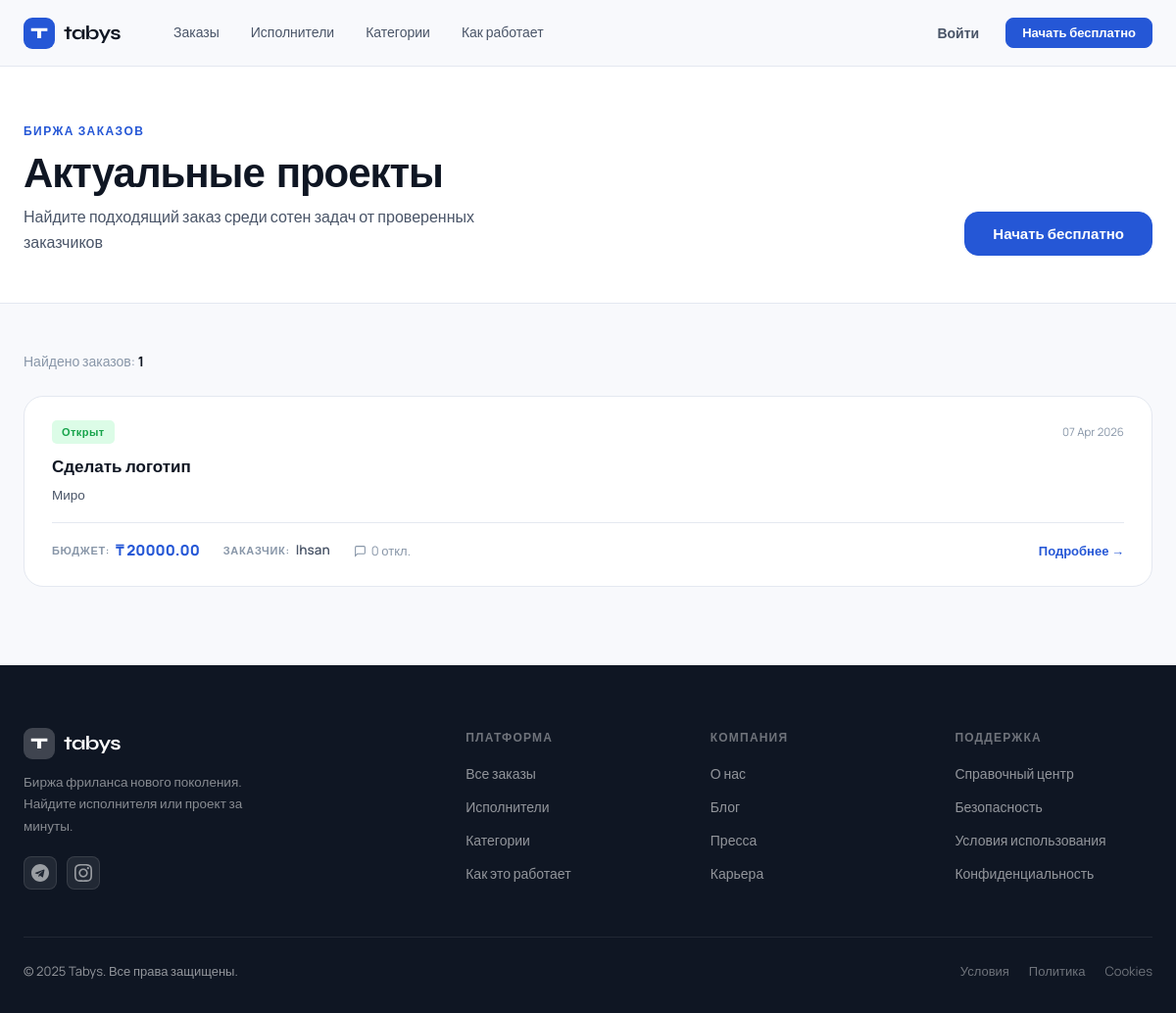
Screenshot of /jobs/ with the database file from the repository.
### apps/core/models.py (models this page shows, shortened)
class Order(models.Model):
    STATUS_CHOICES = (
        ('open', 'Открыт'),
        ('in_progress', 'В работе'),
        ('closed', 'Закрыт'),
    )
    owner = models.ForeignKey(User, on_delete=models.CASCADE, related_name='orders')
    title = models.CharField(max_length=255)
    description = models.TextField()
    budget = models.DecimalField(max_digits=10, decimal_places=2, null=True, blank=True)
    status = models.CharField(max_length=20, choices=STATUS_CHOICES, default='open')
    created_at = models.DateTimeField(auto_now_add=True)

class User(AbstractUser):
    ROLE_CHOICES = (
        ('customer', 'Заказчик'),
        ('executor', 'Исполнитель'),
    )
    email = models.EmailField(unique=True)
    role = models.CharField(max_length=20, choices=ROLE_CHOICES, default='customer')

### apps/core/views.py (the view)
# urls.py: path('jobs/', jobs_view, name='jobs'),
def jobs_view(request):
    orders = Order.objects.select_related('owner').order_by('-created_at')
    return render(request, 'jobs.html', {'orders': orders})

### templates/jobs.html (shortened to what this page needs)
{% extends "base.html" %}
{% load static %}
{% block content %}
<section class="page-intro">
  <div class="container">
    <div class="page-intro-inner">
      <div class="page-intro-text">
        <p class="section-label">Биржа заказов</p>
        <h1 class="page-intro-title">Актуальные проекты</h1>
        <p class="page-intro-sub">Найдите подходящий заказ среди сотен задач от проверенных заказчиков</p>
      </div>
      <div class="page-intro-actions">
        {% if user.is_authenticated %}
          <a href="{% url 'create_order' %}" class="btn btn-primary btn-lg">+ Разместить заказ</a>
        {% else %}
          <a href="{% url 'register' %}" class="btn btn-primary btn-lg">Начать бесплатно</a>
        {% endif %}
      </div>
    </div>
  </div>
</section>
<section class="jobs-page-section">
  <div class="container">
    {% if orders %}
      <div class="jobs-page-meta">
        <p class="jobs-page-count">Найдено заказов: <strong>{{ orders|length }}</strong></p>
      </div>
      <div class="jobs-list-grid">
        {% for order in orders %}
        <a href="{% url 'order_detail' order.id %}" class="job-list-card">
          <div class="job-list-card-top">
            <div class="job-header">
              <span class="job-status {% if order.status == 'open' %}job-status--open{% elif order.status == 'in_progress' %}job-status--inprogress{% else %}job-status--closed{% endif %}">
                {{ order.get_status_display }}
              </span>
              <span class="job-posted">{{ order.created_at|date:"d M Y" }}</span>
            </div>
            <h3 class="job-list-title">{{ order.title }}</h3>
            <p class="job-list-desc">{{ order.description|truncatechars:160 }}</p>
          </div>
          <div class="job-list-footer">
            <div class="job-list-meta">
              <div class="jlm-item">
                <span class="jlm-label">Бюджет</span>
                <span class="jlm-val jlm-val--budget">₸ {{ order.budget }}</span>
              </div>
              <div class="jlm-item">
                <span class="jlm-label">Заказчик</span>
                <span class="jlm-val">{{ order.owner.username }}</span>
              </div>
              <div class="jlm-item jlm-item--right">
                <svg width="13" height="13" viewBox="0 0 24 24" fill="none" stroke="currentColor" stroke-width="2"><path d="M21 15a2 2 0 0 1-2 2H7l-4 4V5a2 2 0 0 1 2-2h14a2 2 0 0 1 2 2z"/></svg>
                <span>{{ order.responses.count }} откл.</span>
              </div>
            </div>
            <span class="job-list-link">Подробнее →</span>
          </div>
        </a>
        {% endfor %}
      </div>
    {% endif %}
  </div>
</section>
{% endblock %}

### static/css/style.css (style rules this page uses)
:root { --c-bg: #F8F9FC; --c-surface: #FFFFFF; --c-surface-2: #F2F4F8; --c-border: #E4E8F0; --c-border-2: #D0D6E2; --c-text: #0F1623; --c-text-2: #4A5568; --c-text-3: #8896A8; --c-text-inv: #FFFFFF; --c-accent: #2557D6; --c-accent-dark: #1A3FA8; --c-accent-soft: #EBF1FF; --c-accent-mid: #4A7DFF; --c-success: #16A34A; --c-success-bg: #DCFCE7; --c-warn: #D97706; --c-warn-bg: #FEF3C7; --c-danger: #DC2626; --c-danger-bg: #FEE2E2; --radius-sm: 8px; --radius-md: 14px; --radius-lg: 20px; --radius-xl: 28px; --radius-2xl: 40px; --shadow-xs: 0 1px 3px rgba(15,22,35,.06); --shadow-sm: 0 2px 8px rgba(15,22,35,.08); --shadow-md: 0 4px 20px rgba(15,22,35,.10); --shadow-lg: 0 8px 40px rgba(15,22,35,.12); --shadow-xl: 0 20px 60px rgba(15,22,35,.14); --font-display: 'Syne', sans-serif; --font-body: 'Manrope', sans-serif; --header-h: 68px; --container: 1200px; --gutter: 24px; }
*, *::before, *::after { box-sizing: border-box; margin: 0; padding: 0; }
html { scroll-behavior: smooth; -webkit-font-smoothing: antialiased; }
body { font-family: var(--font-body); background: var(--c-bg); color: var(--c-text); font-size: 15px; line-height: 1.6; overflow-x: hidden; }
a { text-decoration: none; color: inherit; }
.container { max-width: var(--container); margin: 0 auto; padding: 0 var(--gutter); }
.section-label { font-size: 12px; font-weight: 700; letter-spacing: .12em; text-transform: uppercase; color: var(--c-accent); margin-bottom: 12px; display: block; }
.btn { display: inline-flex; align-items: center; gap: 8px; padding: 11px 22px; border-radius: var(--radius-sm); font-family: var(--font-body); font-size: 14px; font-weight: 600; line-height: 1; transition: all .18s ease; white-space: nowrap; }
.btn-primary { background: var(--c-accent); color: var(--c-text-inv); border: 1.5px solid var(--c-accent); }
.btn-lg { padding: 14px 28px; font-size: 15px; border-radius: var(--radius-md); }
.job-header { display: flex; justify-content: space-between; align-items: center; margin-bottom: 12px; }
.job-status { font-size: 11px; font-weight: 700; padding: 3px 10px; border-radius: 5px; letter-spacing: .04em; }
.job-status--open { background: var(--c-success-bg); color: var(--c-success); }
.job-posted { font-size: 11.5px; color: var(--c-text-3); }

### static/css/pages.css (style rules this page uses)
.page-intro { padding: 56px 0 48px; border-bottom: 1px solid var(--c-border); background: white; }
.page-intro-inner { display: flex; justify-content: space-between; align-items: flex-end; gap: 24px; }
.page-intro-title { font-family: var(--font-display); font-size: clamp(28px, 4vw, 42px); font-weight: 800; letter-spacing: -.025em; line-height: 1.1; color: var(--c-text); margin-bottom: 8px; }
.page-intro-sub { font-size: 16px; color: var(--c-text-2); line-height: 1.6; max-width: 480px; }
.jobs-page-section { padding: 48px 0 80px; }
.jobs-page-meta { margin-bottom: 24px; }
.jobs-page-count { font-size: 14px; color: var(--c-text-3); }
.jobs-page-count strong { color: var(--c-text); font-weight: 700; }
.jobs-list-grid { display: grid; grid-template-columns: 1fr; gap: 14px; }
.job-list-card { display: block; background: white; border: 1.5px solid var(--c-border); border-radius: var(--radius-lg); padding: 24px 28px; transition: all .2s; cursor: pointer; }
.job-list-title { font-size: 17px; font-weight: 700; color: var(--c-text); margin: 10px 0 8px; line-height: 1.35; }
.job-list-desc { font-size: 13.5px; color: var(--c-text-2); line-height: 1.6; margin-bottom: 16px; display: -webkit-box; -webkit-line-clamp: 2; -webkit-box-orient: vertical; overflow: hidden; }
.job-list-footer { display: flex; align-items: center; justify-content: space-between; border-top: 1px solid var(--c-border); padding-top: 16px; flex-wrap: wrap; gap: 12px; }
.job-list-meta { display: flex; align-items: center; gap: 24px; flex-wrap: wrap; }
.jlm-item { display: flex; align-items: center; gap: 6px; }
.jlm-label { font-size: 11px; color: var(--c-text-3); font-weight: 600; text-transform: uppercase; letter-spacing: .06em; }
.jlm-label::after { content: ':'; }
.jlm-val { font-size: 13.5px; font-weight: 600; color: var(--c-text-2); }
.jlm-val--budget { font-weight: 800; color: var(--c-accent); font-size: 15px; }
.jlm-item--right { display: flex; align-items: center; gap: 5px; color: var(--c-text-3); font-size: 13px; }
.job-list-link { font-size: 13px; font-weight: 600; color: var(--c-accent); white-space: nowrap; transition: gap .2s; }

### rows the page displays
Order: status "Открыт", created_at "07 Apr 2026", title "Сделать логотип", description "Миро", budget "20000.00", owner.username "Ihsan", responses.count "0"

### other values shown
{{ orders|length }} "1"
